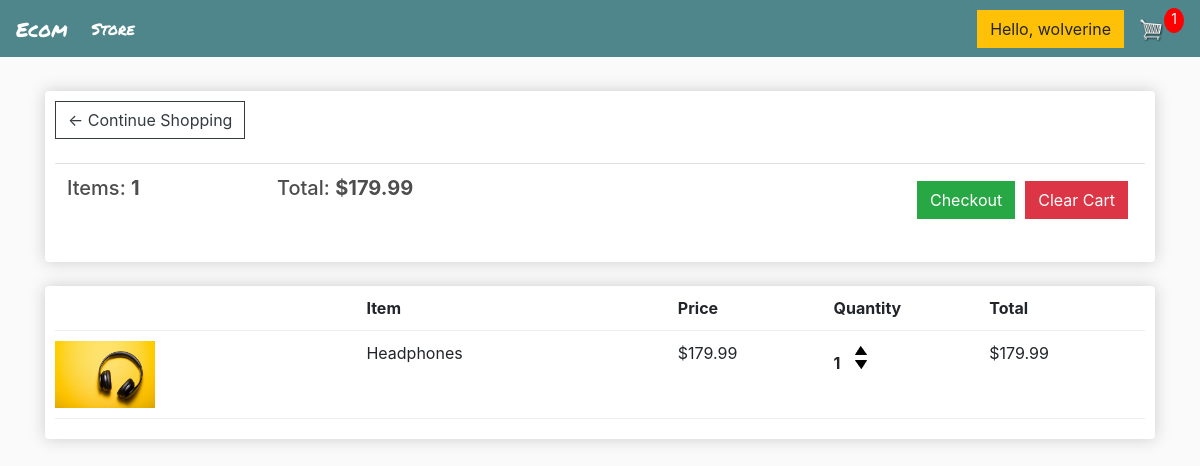
The page /cart/ (signed in) on the database as committed earlier.
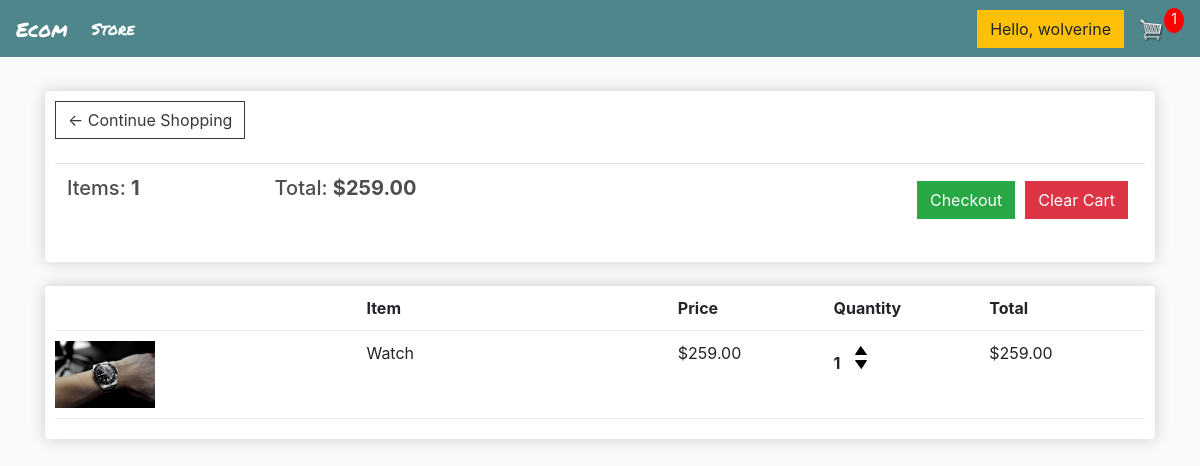
The same page on the database as committed later.
### store/models.py (models this page shows, shortened)
class Order(models.Model):
    customer = models.ForeignKey(Customer, on_delete=models.SET_NULL, null = True, blank = True)
    date_ordered = models.DateTimeField(auto_now_add = True)
    complete = models.BooleanField(default = False)
    transaction_id = models.CharField(max_length=100, null=True)
    @property
    def get_cart_total(self):
        orderitems = self.orderitem_set.all()
        total = sum([item.get_total for item in orderitems])
        return total
    @property
    def get_cart_items(self):
        orderitems = self.orderitem_set.all()
        total = sum([item.quantity for item in orderitems])
        return total

class OrderItem(models.Model):
    product = models.ForeignKey(Product, on_delete = models.SET_NULL, null = True)
    order = models.ForeignKey(Order, on_delete=models.SET_NULL, null=True)
    quantity = models.IntegerField(default = 0, null = True, blank = True)
    date_added = models.DateTimeField(auto_now_add=True)
    @property
    def get_total(self):
        total = self.product.price * self.quantity
        return total

class Product(models.Model):
    name = models.CharField(max_length=200, null=True)
    price = models.DecimalField(max_digits=7,decimal_places=2)
    digital = models.BooleanField(default = False, null=True, blank = False)
    image = models.ImageField(null=True, blank=True)
    @property
    def imageURL(self):
        try:
            url = self.image.url
        except:
            url = ""
        return url

### store/views.py (the view)
# urls.py: path('cart/',views.cart, name="cart"),
def cart(request):
    data = cartData(request)
    cartItems = data['cartItems']
    order = data['order']
    items = data['items']
    context = {'items':items, 'order':order, 'cartItems': cartItems}
    return render(request, 'store/cart.html', context)

### store/utils.py (called while the page is built)
def cartData(request):
    if request.user.is_authenticated:
        customer = request.user.customer
        order, created = Order.objects.get_or_create(customer = customer, complete = False)
        items = order.orderitem_set.all()
        cartItems = order.get_cart_items
    else:
        cookieData = cookieCart(request)
        cartItems = cookieData['cartItems']
        order = cookieData['order']
        items = cookieData['items']
    return {'items':items, 'order':order, 'cartItems': cartItems}

### store/templates/store/cart.html (shortened to what this page needs)
{% extends 'store/main.html' %}
{% load static %}
{% block content %}
<div class="row">
    <div class="col-lg-12">
        <div class="box-element">
            <a class="btn btn-outline-dark" href="{% url 'store' %}">&#x2190; Continue Shopping</a>
            <br>
            <br>
            <table class="table">
                <tr>
                    <th>
                        <h5>Items: <strong>{{order.get_cart_items}}</strong></h5>
                    </th>
                    <th>
                        <h5>Total: <strong>${{order.get_cart_total|floatformat:2}}</strong></h5>
                    </th>
                    <th>
                        <button data-order = "{{order.id}}" style="float:right; margin:5px;" id="clear-cart" class="btn btn-danger">Clear Cart</button>
                        <a style="float:right; margin:5px;" class="btn btn-success"
                            href="{% url 'checkout' %}">Checkout</a>
                    </th>
                </tr>
            </table>
        </div>
        <br>
        <div class="box-element">
            <div class="cart-row">
                <div style="flex:2"></div>
                <div style="flex:2"><strong>Item</strong></div>
                <div style="flex:1"><strong>Price</strong></div>
                <div style="flex:1"><strong>Quantity</strong></div>
                <div style="flex:1"><strong>Total</strong></div>
            </div>
            {% for item in items %}
            <div class="cart-row">
                <div style="flex:2"><img class="row-image" src="{{item.product.imageURL}}"></div>
                <div style="flex:2">
                    <p>{{item.product.name}}</p>
                </div>
                <div style="flex:1">
                    <p>${{item.product.price|floatformat:2}}</p>
                </div>
                <div style="flex:1">
                    <p class="quantity">{{item.quantity}}</p>
                    <div class="quantity">
                        <img data-product="{{item.product.id}}" data-action = "add" class="chg-quantity update-cart" src="{% static  'images/arrow-up.png' %}">
                        <img data-product="{{item.product.id}}" data-action = "remove" class="chg-quantity update-cart" src="{% static  'images/arrow-down.png' %}">
                    </div>
                </div>
                <div style="flex:1">
                    <p>${{item.get_total}}</p>
                </div>
            </div>
            {% endfor %}
        </div>
    </div>
</div>
{% endblock content %}

### store/templates/store/main.html (shortened to what this page needs)
<!DOCTYPE html>
{% load static %}
<html>
<head>
    <link rel="stylesheet" href="https://stackpath.bootstrapcdn.com/bootstrap/4.4.1/css/bootstrap.min.css"
>
    <link rel="stylesheet" type="text/css" href="{% static 'css/main.css' %}">
</head>
<body>
        <nav class="navbar sticky-top navbar-expand-lg navbar-dark bg-dark ">
            <a class="navbar-brand" id="font" href="{% url 'store' %}">Ecom</a>
            <div class="collapse navbar-collapse" id="navbarSupportedContent">
                <ul class="navbar-nav mr-auto">
                    <li class="nav-item active">
                        <a class="nav-link" id="font" href="{% url 'store' %}">Store <span class="sr-only">(current)</span></a>
                    </li>
                </ul>
                <div class="form-inline my-2 my-lg-0">
                    <a href="#" class="btn btn-warning">Hello, {{request.user}}</a>
                    <a href="{% url 'cart' %}">
                        <img id="cart-icon" src="{% static 'images/cart.png' %}">
                    </a>
                    <p id="cart-total">{{cartItems}}</p>
                </div>
            </div>
        </nav>
        <div class="container">
            <br>
            {% block content %}
            {% endblock content %}
        </div>
</body>
</html>

### static/css/main.css (style rules this page uses)
body { background-color: hsl(0, 0%, 98%); }
h1, h2, h3, h4, h5, h6 { color: hsl(0, 0%, 30%); }
.box-element { box-shadow: hsl(0, 0%, 80%) 0 0 16px; background-color: #fff; border-radius: 4px; padding: 10px; }
#font { font-family: "Permanent Marker", cursive; }
.bg-dark { background-color: #4f868c !important; }
#cart-icon { width: 25px; display: inline-block; margin-left: 15px; }
#cart-total { display: block; text-align: center; color: #fff; background-color: red; width: 20px; height: 25px; border-radius: 50%; font-size: 14px; }
.col-lg-4, .col-lg-6, .col-lg-8, .col-lg-12 { margin-top: 10px; }
.btn { border-radius: 0; }
.row-image { width: 100px; }
.cart-row { display: flex; align-items: flex-stretch; padding-bottom: 10px; margin-bottom: 10px; border-bottom: 1px solid #ececec; }
.quantity { display: inline-block; font-weight: 700; padding-right: 10px; }
.chg-quantity { width: 12px; cursor: pointer; display: block; margin-top: 5px; transition: 0.1s; }

Rows that differ between the two databases and show on the page:
removed Order: get_cart_items "1", get_cart_total "179.99"
removed OrderItem: product.imageURL (picture), product.name "Headphones", product.price "179.99", quantity "1", get_total "179.99"
added Order: get_cart_items "1", get_cart_total "259.00"
added OrderItem: product.imageURL (picture), product.name "Watch", product.price "259.00", quantity "1", get_total "259.00"
